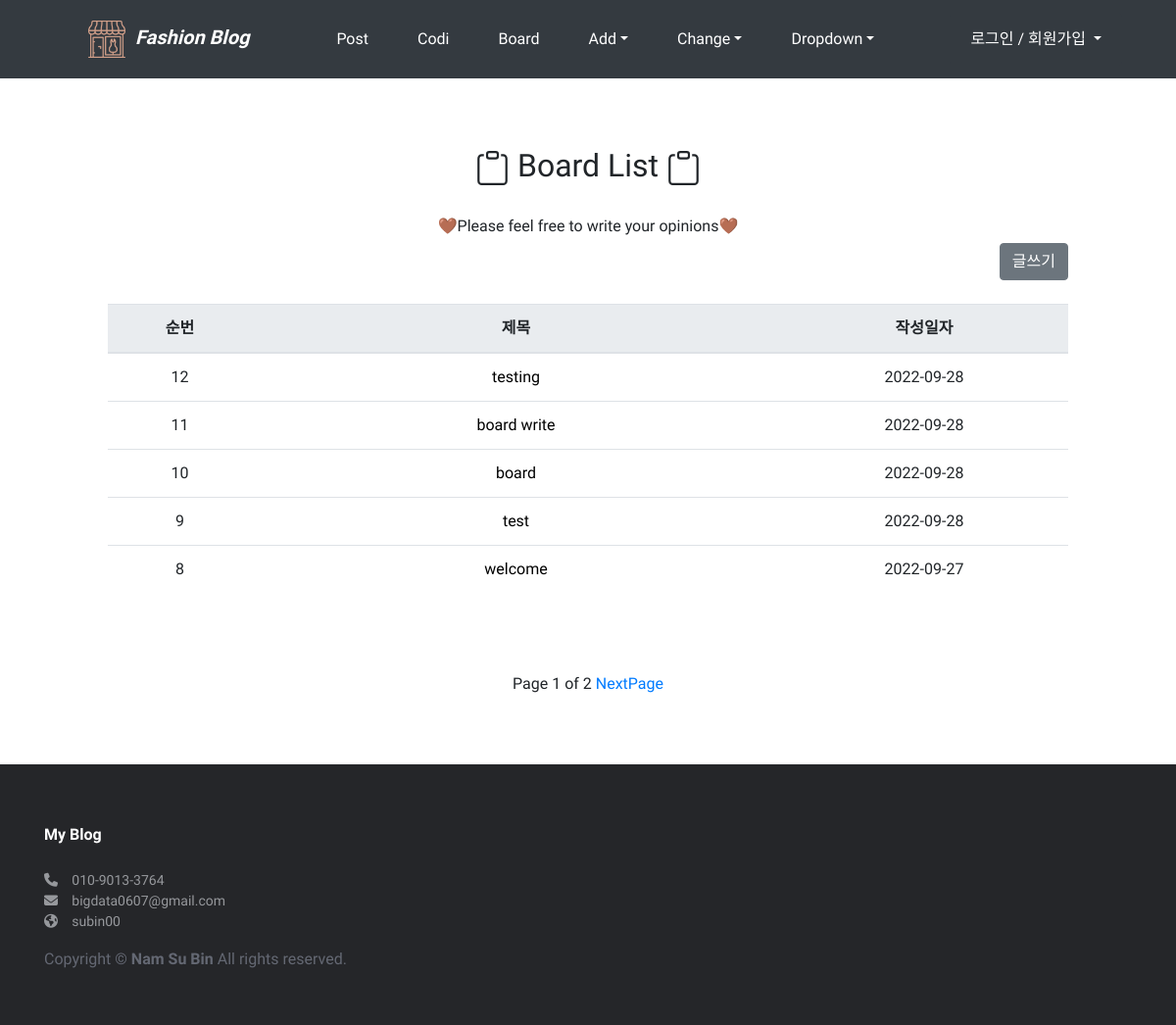
/board/, run on the app's committed database.
### board/models.py (models this page shows, shortened)
class Board(models.Model):
    title = models.CharField(max_length=100)
    content = models.CharField(max_length=500)
    author = models.CharField(max_length=100)
    like_count = models.PositiveIntegerField(default=0) # 양수입력 필드
    pub_date = models.DateTimeField()

### board/views.py (the view)
# urls.py: path('', views.PostLV.as_view(), name='index'),
def index(request):
    all_boards = Board.objects.all().order_by("-pub_date") # 모든 데이터 조회, 내림차순(-표시) 조회
    paginator = Paginator(all_boards, 5)
    page = int(request.GET.get('page', 1))
    board_list = paginator.get_page(page)
    return render(request, 'board/index.html', {'title':'Board List', 'board_list':board_list})

### board/templates/board/index.html (shortened to what this page needs)
{% extends 'base.html' %}
{% block content %}
<div class="content">
    <div class="header">
        <h2> Board List </h2>
          <h6>🤎Please feel free to write your opinions🤎</h6>
    </div>
    <div style="text-align:right">
    <a class="btn btn-secondary btn" style="text-decoration:none; color:white" href="{% url 'board:write' %}">글쓰기</a>
    </div>
    <div style="height:280px;">
        <table class="table table-hover">
            <thead>
                <tr class="header">
                    <th style="width:15%;">순번</th>
                    <th style="width:55%">제목</th>
                    <th style="width:30%">작성일자</th>
                </tr>
            </thead>
            <tbody>
            {% if board_list %}
                {% for data in board_list %}
                <tr>
                    <td style="text-align:center;">{{ data.id }}</td>
                    <td>
                        <a  style="text-decoration:none; color:black" href="{% url 'board:detail' data.id %}">
                            {{ data.title }}
                        </a>
                    </td>
                    <td>{{ data.pub_date|date:'Y-m-d' }}</td>
                </tr>
                {% endfor %}
            {% else %}
                <tr>
                    <td colspan="3">작성된 게시글이 없습니다.</td>
                </tr>
            {% endif %}
            </tbody>
        </table>
    </div>
    <br>
    <br>
    <br>
    <br>
    <div>
        <span>
            Page {{ board_list.number }} of {{board_list.paginator.num_pages }}
            {% if board_list.has_next %}
            <a class='h6' href="?page={{ board_list.next_page_number}}">NextPage</a>
            {% endif%}
        </span>
    </div>
</div>
{% endblock %}

### templates/base.html (style rules this page uses)
* { font-family: 'Heebo', sans-serif; }
html, body { margin: 0; padding: 0; height: 100%; }

### board/templates/board/index.html (style rules this page uses)
thead { background-color:#e9ecef; }
.content { max-width:1000px; margin: auto; padding:10px; text-align: center; }
.header { text-align: center; }
a { text-decoration: none; text-align: center; }

### data on the page
Board: id "12", title "testing", pub_date "2022-09-28"
Board: id "11", title "board write", pub_date "2022-09-28"
Board: id "10", title "board", pub_date "2022-09-28"
Board: id "9", title "test", pub_date "2022-09-28"
Board: id "8", title "welcome", pub_date "2022-09-27"

### other printed values
{{ board_list.number }} "1"
{{ board_list.paginator.num_pages }} "2"
